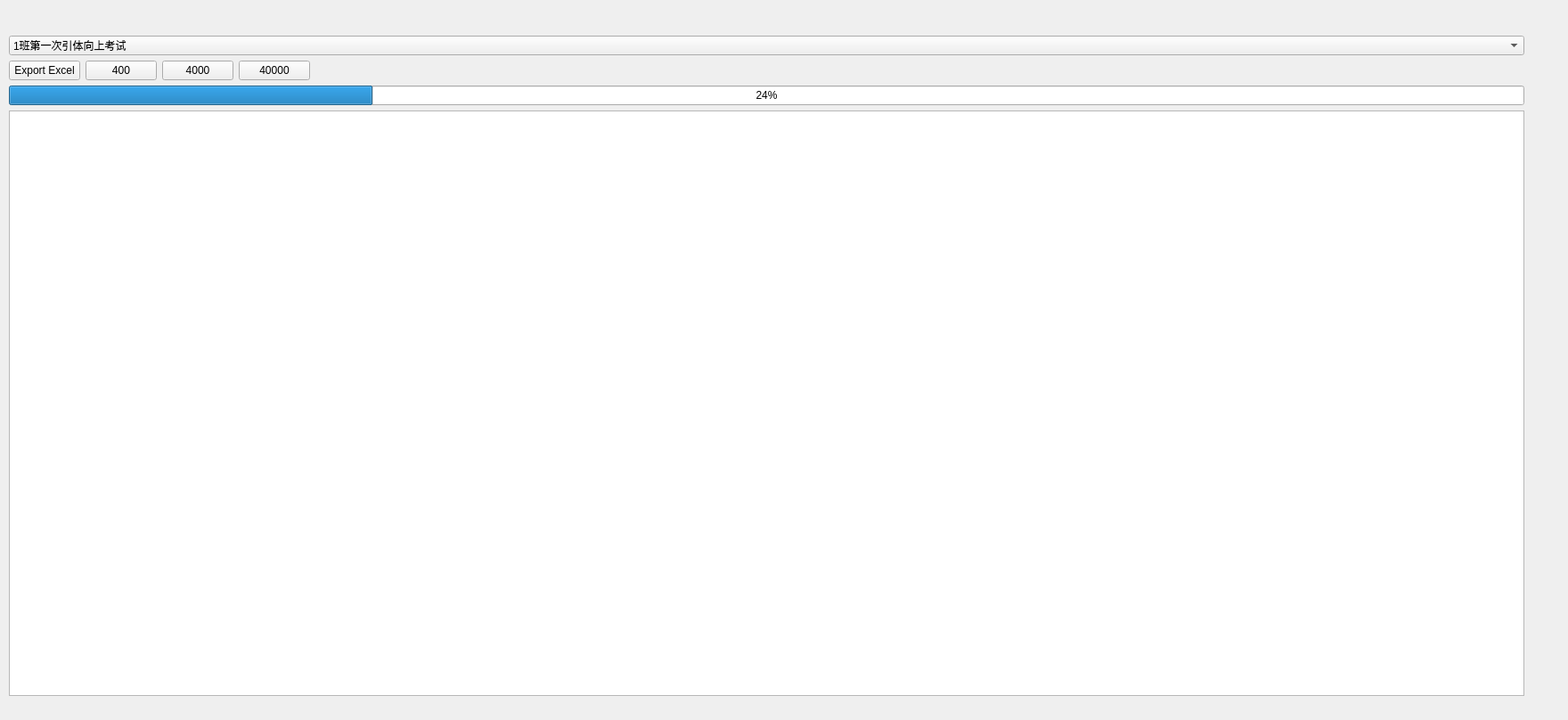
<?xml version="1.0" encoding="UTF-8"?>
<ui version="4.0">
 <class>File</class>
 <widget class="QWidget" name="File">
  <property name="geometry">
   <rect>
    <x>0</x>
    <y>0</y>
    <width>1760</width>
    <height>808</height>
   </rect>
  </property>
  <property name="windowTitle">
   <string>Form</string>
  </property>
  <widget class="QWidget" name="layoutWidget">
   <property name="geometry">
    <rect>
     <x>10</x>
     <y>40</y>
     <width>1701</width>
     <height>741</height>
    </rect>
   </property>
   <layout class="QVBoxLayout" name="verticalLayout">
    <item>
     <widget class="QComboBox" name="comboBox">
      <item>
       <property name="text">
        <string>1班第一次引体向上考试</string>
       </property>
      </item>
      <item>
       <property name="text">
        <string>1班第一次俯卧撑考试</string>
       </property>
      </item>
      <item>
       <property name="text">
        <string>1班第一次仰卧起坐考试</string>
       </property>
      </item>
      <item>
       <property name="text">
        <string>2班第一次引体向上考试</string>
       </property>
      </item>
      <item>
       <property name="text">
        <string>2班第一次俯卧撑考试</string>
       </property>
      </item>
      <item>
       <property name="text">
        <string>2班第一次仰卧起坐考试</string>
       </property>
      </item>
      <item>
       <property name="text">
        <string>1班第二次引体向上考试</string>
       </property>
      </item>
      <item>
       <property name="text">
        <string>1班第二次俯卧撑考试</string>
       </property>
      </item>
      <item>
       <property name="text">
        <string>1班第二次仰卧起坐考试</string>
       </property>
      </item>
      <item>
       <property name="text">
        <string>2班第二次引体向上考试</string>
       </property>
      </item>
      <item>
       <property name="text">
        <string>2班第二次引体向上考试</string>
       </property>
      </item>
      <item>
       <property name="text">
        <string>2班第二次仰卧起坐考试</string>
       </property>
      </item>
      <item>
       <property name="text">
        <string>1班体育考试总表</string>
       </property>
      </item>
      <item>
       <property name="text">
        <string>2班体育考试总表</string>
       </property>
      </item>
     </widget>
    </item>
    <item>
     <layout class="QHBoxLayout" name="horizontalLayout">
      <item>
       <widget class="QPushButton" name="pushButton_7">
        <property name="text">
         <string>Export Excel</string>
        </property>
       </widget>
      </item>
      <item>
       <widget class="QPushButton" name="pushButton_3">
        <property name="text">
         <string>400</string>
        </property>
       </widget>
      </item>
      <item>
       <widget class="QPushButton" name="pushButton_4">
        <property name="text">
         <string>4000</string>
        </property>
       </widget>
      </item>
      <item>
       <widget class="QPushButton" name="pushButton_5">
        <property name="text">
         <string>40000</string>
        </property>
       </widget>
      </item>
      <item>
       <spacer name="horizontalSpacer">
        <property name="orientation">
         <enum>Qt::Horizontal</enum>
        </property>
        <property name="sizeHint" stdset="0">
         <size>
          <width>40</width>
          <height>20</height>
         </size>
        </property>
       </spacer>
      </item>
     </layout>
    </item>
    <item>
     <widget class="QProgressBar" name="progressBar">
      <property name="value">
       <number>24</number>
      </property>
     </widget>
    </item>
    <item>
     <widget class="QTableView" name="tableView"/>
    </item>
   </layout>
  </widget>
 </widget>
 <resources/>
 <connections/>
</ui>
